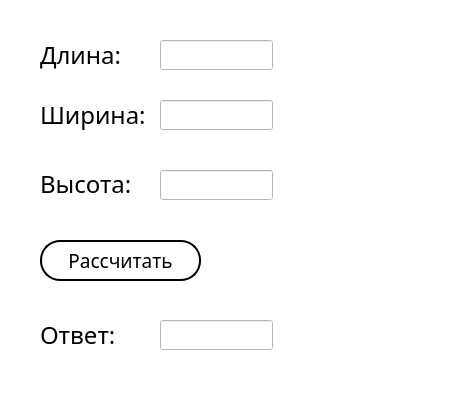
<?xml version="1.0" encoding="UTF-8"?>
<ui version="4.0">
 <class>Form</class>
 <widget class="QWidget" name="Form">
  <property name="geometry">
   <rect>
    <x>0</x>
    <y>0</y>
    <width>467</width>
    <height>401</height>
   </rect>
  </property>
  <property name="windowTitle">
   <string>Form</string>
  </property>
  <property name="styleSheet">
   <string notr="true">font: 18pt &quot;Gotham Pro&quot;;
background-color: rgb(255, 255, 255);

</string>
  </property>
  <widget class="QLabel" name="label_121">
   <property name="geometry">
    <rect>
     <x>40</x>
     <y>40</y>
     <width>90</width>
     <height>30</height>
    </rect>
   </property>
   <property name="font">
    <font>
     <family>Gotham Pro</family>
     <pointsize>18</pointsize>
    </font>
   </property>
   <property name="text">
    <string>Длина:</string>
   </property>
  </widget>
  <widget class="QLineEdit" name="lineEdit_100">
   <property name="geometry">
    <rect>
     <x>160</x>
     <y>40</y>
     <width>113</width>
     <height>30</height>
    </rect>
   </property>
  </widget>
  <widget class="QLabel" name="label_104">
   <property name="geometry">
    <rect>
     <x>40</x>
     <y>100</y>
     <width>110</width>
     <height>30</height>
    </rect>
   </property>
   <property name="font">
    <font>
     <family>Gotham Pro</family>
     <pointsize>18</pointsize>
    </font>
   </property>
   <property name="text">
    <string>Ширина:</string>
   </property>
  </widget>
  <widget class="QLineEdit" name="lineEdit_102">
   <property name="geometry">
    <rect>
     <x>160</x>
     <y>100</y>
     <width>113</width>
     <height>30</height>
    </rect>
   </property>
  </widget>
  <widget class="QPushButton" name="pushButton_110">
   <property name="geometry">
    <rect>
     <x>40</x>
     <y>240</y>
     <width>161</width>
     <height>41</height>
    </rect>
   </property>
   <property name="font">
    <font>
     <family>Gotham Pro</family>
     <pointsize>14</pointsize>
    </font>
   </property>
   <property name="styleSheet">
    <string notr="true">QPushButton
{

background:white;
border-radius:20px;
border:2px solid black;
	font: 14pt &quot;Gotham Pro&quot;;
}
</string>
   </property>
   <property name="text">
    <string>Рассчитать</string>
   </property>
  </widget>
  <widget class="QLabel" name="label_105">
   <property name="geometry">
    <rect>
     <x>40</x>
     <y>320</y>
     <width>90</width>
     <height>30</height>
    </rect>
   </property>
   <property name="font">
    <font>
     <family>Gotham Pro</family>
     <pointsize>18</pointsize>
    </font>
   </property>
   <property name="text">
    <string>Ответ:</string>
   </property>
  </widget>
  <widget class="QLineEdit" name="lineEdit_103">
   <property name="geometry">
    <rect>
     <x>160</x>
     <y>320</y>
     <width>113</width>
     <height>30</height>
    </rect>
   </property>
  </widget>
  <widget class="QLineEdit" name="lineEdit_104">
   <property name="geometry">
    <rect>
     <x>160</x>
     <y>170</y>
     <width>113</width>
     <height>30</height>
    </rect>
   </property>
   <property name="text">
    <string/>
   </property>
  </widget>
  <widget class="QLabel" name="label_106">
   <property name="geometry">
    <rect>
     <x>40</x>
     <y>170</y>
     <width>107</width>
     <height>27</height>
    </rect>
   </property>
   <property name="font">
    <font>
     <family>Gotham Pro</family>
     <pointsize>18</pointsize>
    </font>
   </property>
   <property name="text">
    <string>Высота:</string>
   </property>
  </widget>
 </widget>
 <resources/>
 <connections/>
</ui>
